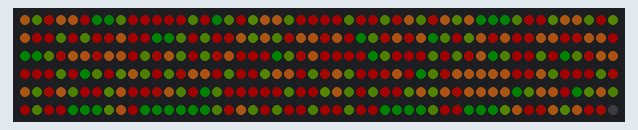
A program run on a simulated Raspberry Pi (BCM pin numbers). On the bench: 300 RGB LEDs in strip order, left to right, continuing on the next row. Dim RGB values are drawn brighter than linear; random numbers come from a fixed seed.

Above: at 0.17 s.
At 0.78 s:
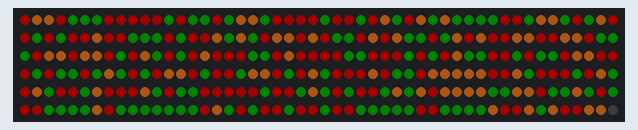
At 3.54 s:
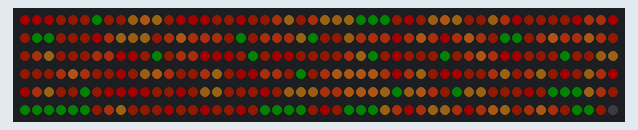
At 6.0 s:
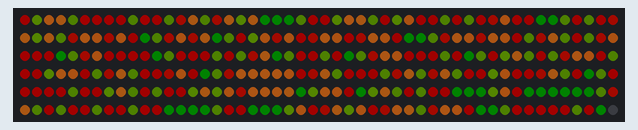
At 10.9 s:
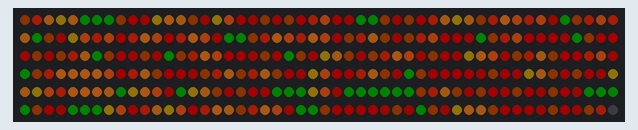
At 21.33 s:
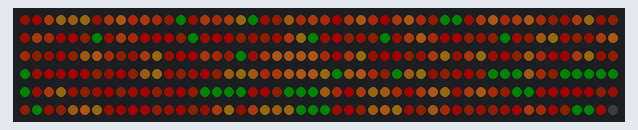

The program:

xmas_scroll.py
```python
#!/usr/bin/env python3
import random
import board
import neopixel
import time

pixel_pin = board.D18

num_pixels = 300

ORDER = neopixel.GRB

pixels = neopixel.NeoPixel(pixel_pin, num_pixels, brightness=0.2, auto_write=False, pixel_order=ORDER)
colors = []
offset = 0.0

colorset = []

def getcolor(pos):
	p = pos-(int)(pos);
	pos=(int)(pos)%num_pixels
	fadesteps=1;
	oldcolor = colorset[pos]
	if(pos>0):
		newcolor = colorset[pos-1]
	else:
		newcolor = colorset[num_pixels-1]
	return ((int)(oldcolor[0]*(p/fadesteps)+newcolor[0]*((fadesteps-p)/fadesteps)) ,
	(int)(oldcolor[1]*(p/fadesteps)+newcolor[1]*((fadesteps-p)/fadesteps)) ,
	(int)(oldcolor[2]*(p/fadesteps)+newcolor[2]*((fadesteps-p)/fadesteps)))


def wheel(pos):
    if(pos < 2*255/5):
        return (0,32,0)
    if(pos < 4*255/5):
        return (186, 0, 0)
    return(255, 128, 32)

for i in range(0,num_pixels):
	colorset.append(wheel(random.randrange(255)));
pos=0
while(True):
	pos+=0.1;
	for i in range(0,num_pixels-1):
		pixels[i]=getcolor(pos+i)
	pixels.show()
	time.sleep(0.01)
```
